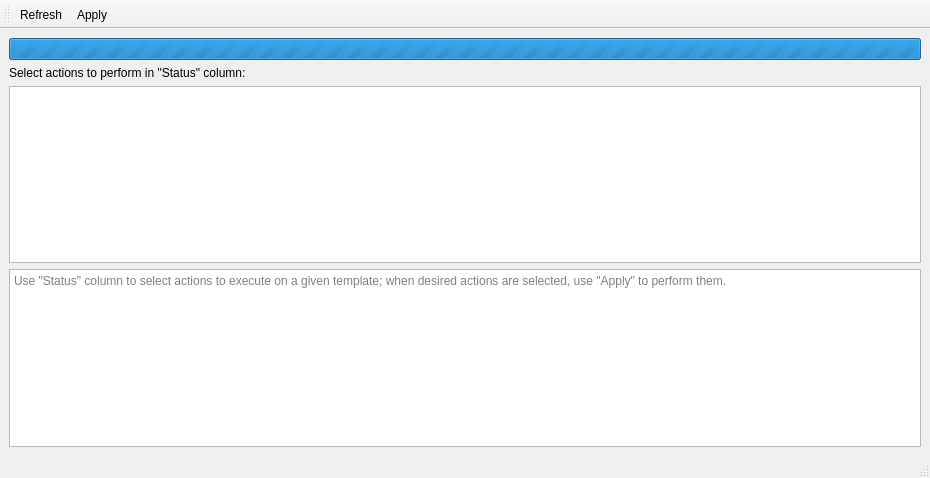
<?xml version="1.0" encoding="UTF-8"?>
<ui version="4.0">
 <class>QubesTemplateManager</class>
 <widget class="QMainWindow" name="QubesTemplateManager">
  <property name="geometry">
   <rect>
    <x>0</x>
    <y>0</y>
    <width>930</width>
    <height>478</height>
   </rect>
  </property>
  <property name="windowTitle">
   <string>Qubes Template Manager</string>
  </property>
  <widget class="QWidget" name="centralwidget">
   <layout class="QVBoxLayout" name="verticalLayout">
    <item>
     <widget class="QProgressBar" name="progressBar">
      <property name="maximum">
       <number>0</number>
      </property>
      <property name="value">
       <number>-1</number>
      </property>
     </widget>
    </item>
    <item>
     <widget class="QLabel" name="label">
      <property name="text">
       <string>Select actions to perform in &quot;Status&quot; column:</string>
      </property>
     </widget>
    </item>
    <item>
     <widget class="QTreeView" name="listing">
      <property name="editTriggers">
       <set>QAbstractItemView::AllEditTriggers</set>
      </property>
      <property name="selectionMode">
       <enum>QAbstractItemView::SingleSelection</enum>
      </property>
      <property name="itemsExpandable">
       <bool>false</bool>
      </property>
      <property name="sortingEnabled">
       <bool>true</bool>
      </property>
      <property name="expandsOnDoubleClick">
       <bool>false</bool>
      </property>
     </widget>
    </item>
    <item>
     <widget class="QTextEdit" name="infobox">
      <property name="readOnly">
       <bool>true</bool>
      </property>
      <property name="placeholderText">
       <string>Use &quot;Status&quot; column to select actions to execute on a given template; when desired actions are selected, use &quot;Apply&quot; to perform them.</string>
      </property>
     </widget>
    </item>
   </layout>
  </widget>
  <widget class="QMenuBar" name="menubar">
   <property name="geometry">
    <rect>
     <x>0</x>
     <y>0</y>
     <width>930</width>
     <height>24</height>
    </rect>
   </property>
  </widget>
  <widget class="QStatusBar" name="statusbar"/>
  <widget class="QToolBar" name="toolBar">
   <property name="windowTitle">
    <string>toolBar</string>
   </property>
   <property name="toolButtonStyle">
    <enum>Qt::ToolButtonTextUnderIcon</enum>
   </property>
   <attribute name="toolBarArea">
    <enum>TopToolBarArea</enum>
   </attribute>
   <attribute name="toolBarBreak">
    <bool>false</bool>
   </attribute>
   <addaction name="actionRefresh"/>
   <addaction name="actionInstall"/>
  </widget>
  <action name="actionRefresh">
   <property name="icon">
    <iconset theme="view-refresh">
     <normaloff>.</normaloff>.</iconset>
   </property>
   <property name="text">
    <string>Refresh</string>
   </property>
  </action>
  <action name="actionInstall">
   <property name="icon">
    <iconset theme="go-down">
     <normaloff>.</normaloff>.</iconset>
   </property>
   <property name="text">
    <string>Apply</string>
   </property>
  </action>
 </widget>
 <resources/>
 <connections/>
</ui>
